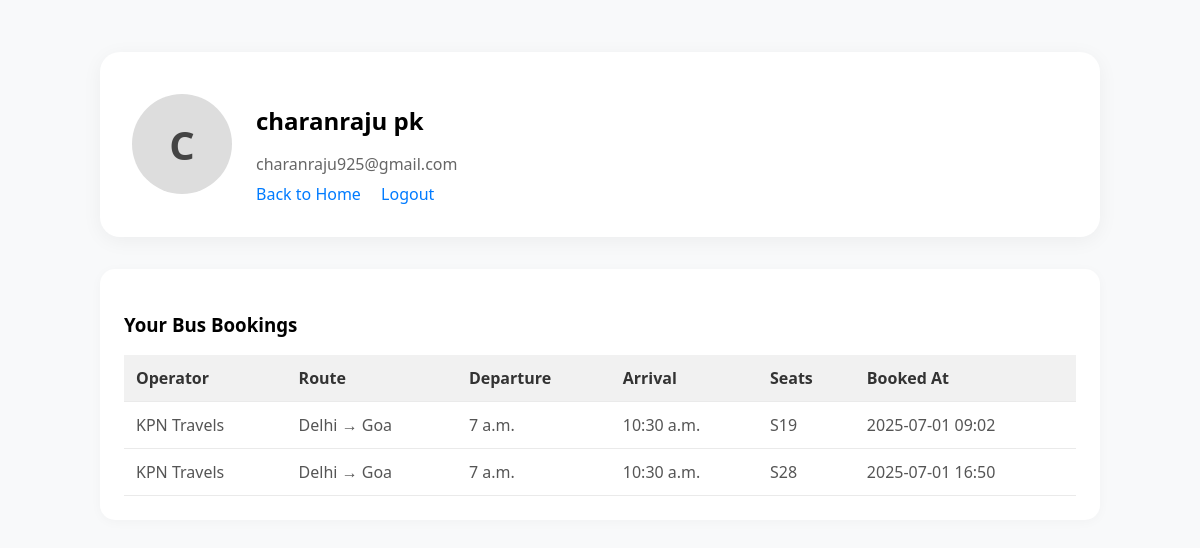
Before: /profile/ (signed in) with the older database file.
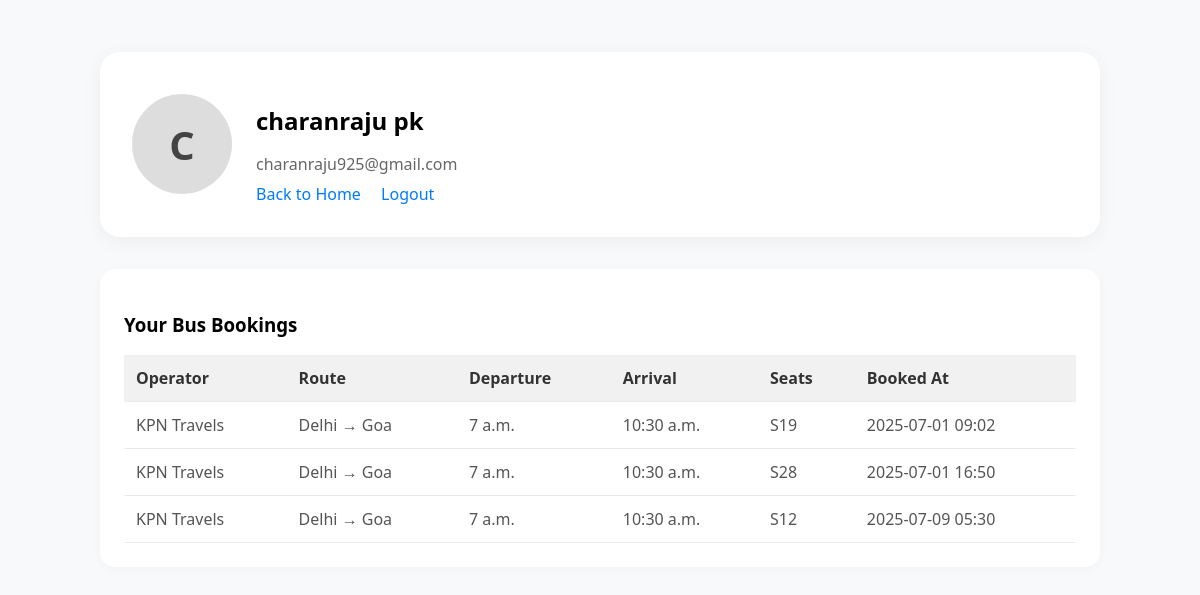
After: the same page with the newer database file.
### Travel/models.py (models this page shows, shortened)
class CustomUser(models.Model):
    username = models.CharField(max_length=150, unique=True)
    email = models.EmailField(unique=True)
    password = models.CharField(max_length=128)
    otp = models.IntegerField(null=True, blank=True)

class Booking(models.Model):
    bus = models.ForeignKey(Bus, on_delete=models.CASCADE)
    seats = models.ManyToManyField(Seat)
    user = models.ForeignKey(CustomUser, on_delete=models.SET_NULL, null=True, blank=True)
    booked_at = models.DateTimeField(auto_now_add=True)

class Bus(models.Model):
    operator = models.CharField(max_length=100)
    source = models.CharField(max_length=100)
    destination = models.CharField(max_length=100)
    departure_time = models.TimeField()
    arrival_time = models.TimeField()
    price = models.DecimalField(max_digits=6, decimal_places=2)

class Seat(models.Model):
    bus = models.ForeignKey(Bus, on_delete=models.CASCADE)
    seat_number = models.CharField(max_length=10)
    is_booked = models.BooleanField(default=False)

### Travel/views.py (the view)
# urls.py: path('profile/',views.profile_view,name='profile_view'),
def profile_view(request):
    user_id = request.session.get('user_id')
    if not user_id:
        return redirect('login_view')
    try:
        user = CustomUser.objects.get(id=user_id)
        bookings = Booking.objects.filter(user=user).select_related('bus')
    except CustomUser.DoesNotExist:
        return redirect('login_view')
    return render(request, 'profile.html', {'user': user, 'bookings': bookings})

### Travel/templates/profile.html (shortened to what this page needs)
{% load static %}
<!DOCTYPE html>
<html lang="en">
<head>
  <link rel="stylesheet" href="{% static 'css/styles.css' %}">
</head>
<body>
  <div class="container">
    <div class="profile-card">
      <div class="avatar">{{ user.username|first|upper }}</div>
      <div class="user-info">
        <h2>{{ user.username }}</h2>
        <p>{{ user.email }}</p>
        <div class="actions">
          <a href="{% url 'home' %}">Back to Home</a>
          <a href="{% url 'logout_view' %}">Logout</a>
        </div>
      </div>
    </div>
    <div class="table-wrapper">
      <h3>Your Bus Bookings</h3>
      {% if bookings %}
        <table class="table">
          <thead>
            <tr>
              <th>Operator</th>
              <th>Route</th>
              <th>Departure</th>
              <th>Arrival</th>
              <th>Seats</th>
              <th>Booked At</th>
            </tr>
          </thead>
          <tbody>
            {% for booking in bookings %}
              <tr>
                <td>{{ booking.bus.operator }}</td>
                <td>{{ booking.bus.source }} → {{ booking.bus.destination }}</td>
                <td>{{ booking.bus.departure_time }}</td>
                <td>{{ booking.bus.arrival_time }}</td>
                <td>
                  {% for seat in booking.seats.all %}
                    {{ seat.seat_number }}{% if not forloop.last %}, {% endif %}
                  {% endfor %}
                </td>
                <td>{{ booking.booked_at|date:"Y-m-d H:i" }}</td>
              </tr>
            {% endfor %}
          </tbody>
        </table>
      {% else %}
        <p class="no-bookings">You have no bus bookings yet.</p>
      {% endif %}
    </div>
  </div>
</body>
</html>

### Travel/static/css/styles.css (style rules this page uses)
body { font-family: Arial, sans-serif; margin: 20px; background-color: #f4f4f4; }

### Travel/templates/profile.html (style rules this page uses)
body { background-color: #f8f9fa; font-family: 'Segoe UI', Tahoma, Geneva, Verdana, sans-serif; }
.container { max-width: 1000px; margin: auto; padding: 2rem; }
.profile-card { background: #fff; padding: 2rem; border-radius: 20px; box-shadow: 0 4px 20px rgba(0, 0, 0, 0.05); display: flex; align-items: center; gap: 1.5rem; margin-bottom: 2rem; }
.avatar { width: 100px; height: 100px; border-radius: 50%; background: #ddd; display: flex; justify-content: center; align-items: center; font-size: 2.5rem; font-weight: bold; color: #444; }
.user-info h2 { margin-bottom: 0.25rem; font-weight: 600; }
.user-info p { color: #666; margin-bottom: 0.5rem; }
.actions a { color: #007bff; text-decoration: none; margin-right: 1rem; }
.table-wrapper { background: #fff; padding: 1.5rem; border-radius: 15px; box-shadow: 0 2px 12px rgba(0, 0, 0, 0.03); }
.table { width: 100%; border-collapse: collapse; margin-top: 1rem; }
.table th, .table td { padding: 0.75rem; text-align: left; border-bottom: 1px solid #eaeaea; }
.table th { background-color: #f1f1f1; color: #333; }
.table td { color: #555; }

Changed rows visible on the page:
added Booking: bus.operator "KPN Travels", bus.source "Delhi", bus.destination "Goa", bus.departure_time "7 a.m.", bus.arrival_time "10:30 a.m.", booked_at "2025-07-09 05:30"
now on this page (row edited): Seat: seat_number "S12", shown under "KPN Travels"
